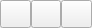
<?xml version="1.0" encoding="UTF-8"?>
<ui version="4.0">
 <class>QSelectText</class>
 <widget class="QWidget" name="QSelectText">
  <property name="geometry">
   <rect>
    <x>0</x>
    <y>0</y>
    <width>92</width>
    <height>28</height>
   </rect>
  </property>
  <property name="windowTitle">
   <string>QSelectText</string>
  </property>
  <layout class="QVBoxLayout" name="verticalLayout">
   <property name="spacing">
    <number>0</number>
   </property>
   <property name="leftMargin">
    <number>0</number>
   </property>
   <property name="topMargin">
    <number>0</number>
   </property>
   <property name="rightMargin">
    <number>0</number>
   </property>
   <property name="bottomMargin">
    <number>0</number>
   </property>
   <item>
    <widget class="QWidget" name="widget_text" native="true">
     <layout class="QHBoxLayout" name="horizontalLayout">
      <property name="spacing">
       <number>0</number>
      </property>
      <property name="leftMargin">
       <number>0</number>
      </property>
      <property name="topMargin">
       <number>0</number>
      </property>
      <property name="rightMargin">
       <number>0</number>
      </property>
      <property name="bottomMargin">
       <number>0</number>
      </property>
      <item>
       <widget class="QPushButton" name="pushButton_big">
        <property name="minimumSize">
         <size>
          <width>28</width>
          <height>28</height>
         </size>
        </property>
        <property name="text">
         <string/>
        </property>
        <property name="checkable">
         <bool>true</bool>
        </property>
       </widget>
      </item>
      <item>
       <widget class="QPushButton" name="pushButton_middle">
        <property name="minimumSize">
         <size>
          <width>28</width>
          <height>28</height>
         </size>
        </property>
        <property name="text">
         <string/>
        </property>
        <property name="checkable">
         <bool>true</bool>
        </property>
       </widget>
      </item>
      <item>
       <widget class="QPushButton" name="pushButton_small">
        <property name="minimumSize">
         <size>
          <width>28</width>
          <height>28</height>
         </size>
        </property>
        <property name="text">
         <string/>
        </property>
        <property name="checkable">
         <bool>true</bool>
        </property>
       </widget>
      </item>
     </layout>
    </widget>
   </item>
  </layout>
 </widget>
 <layoutdefault spacing="6" margin="11"/>
 <resources/>
 <connections/>
</ui>
